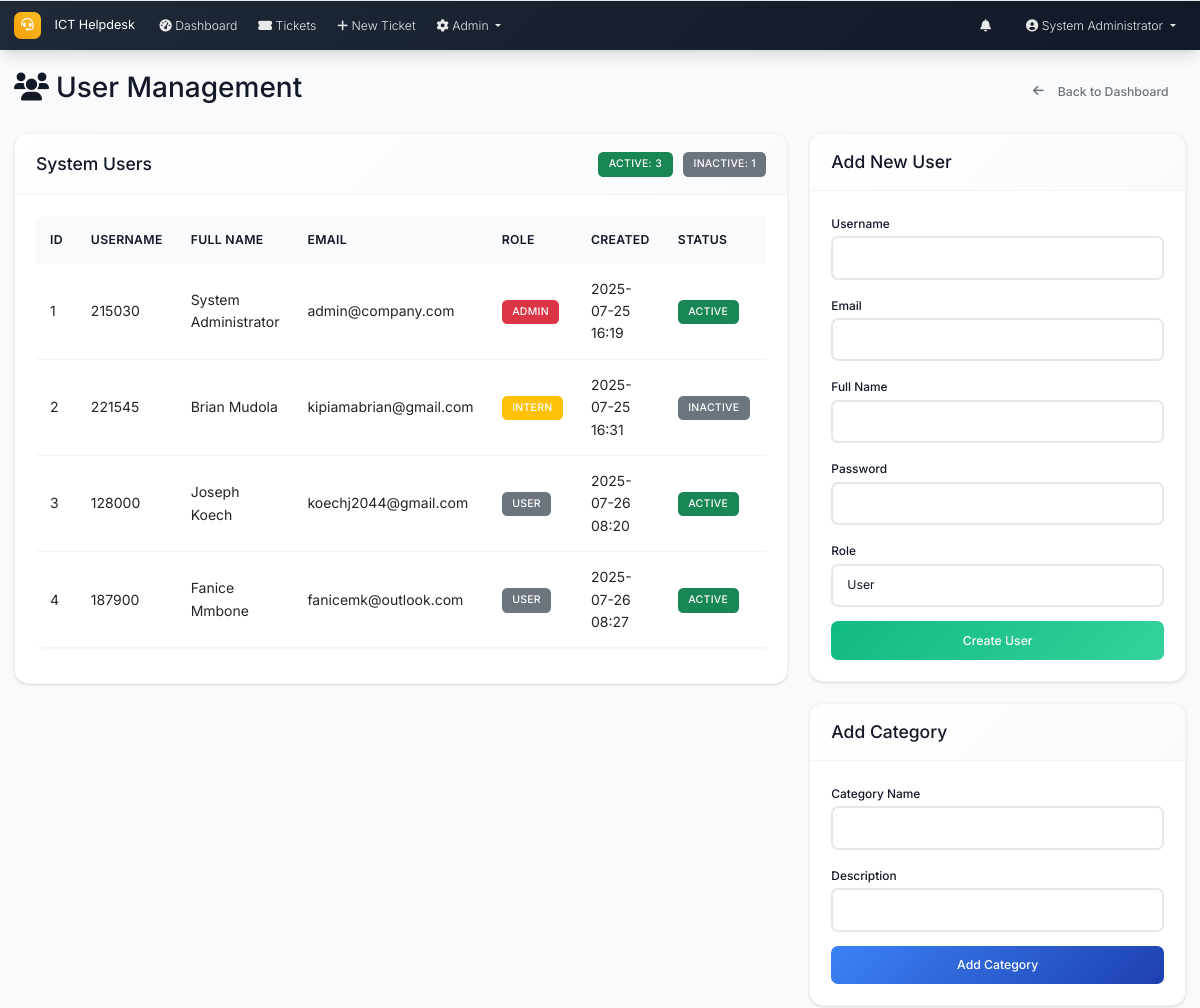
Before: /admin/users (signed in, upper part) with the older database file.
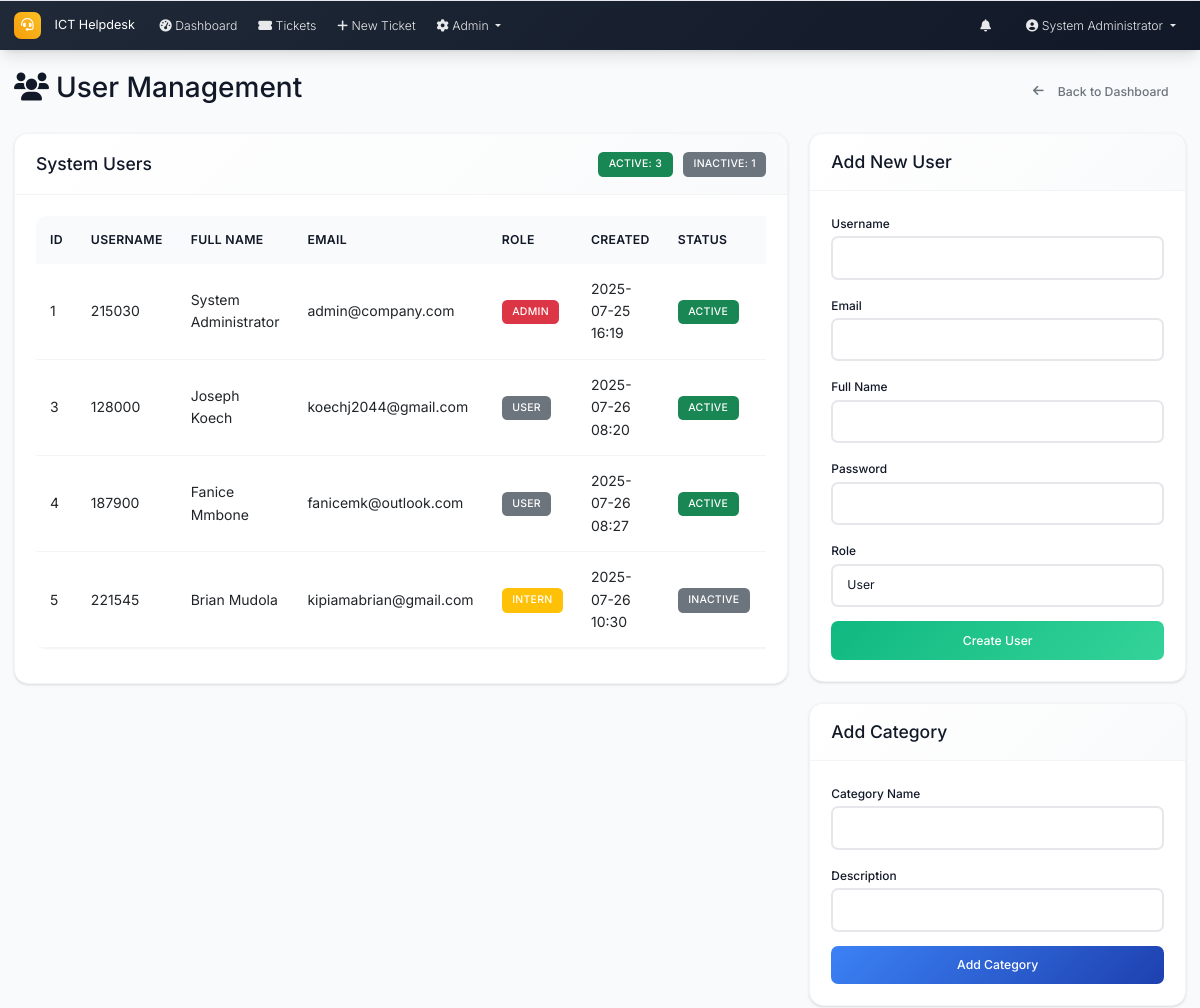
After: the same page with the newer database file.
### models.py (models this page shows, shortened)
class User(UserMixin, db.Model):
    id = db.Column(db.Integer, primary_key=True)
    username = db.Column(db.String(64), unique=True, nullable=False)
    email = db.Column(db.String(120), unique=True, nullable=False)
    password_hash = db.Column(db.String(256), nullable=False)
    full_name = db.Column(db.String(100), nullable=False)
    role = db.Column(db.String(20), nullable=False, default='user')  # admin, intern, user
    created_at = db.Column(db.DateTime, default=datetime.utcnow)
    is_active = db.Column(db.Boolean, default=True)
    is_verified = db.Column(db.Boolean, default=False)
    verification_token = db.Column(db.String(128), nullable=True)
    phone_number = db.Column(db.String(20), nullable=True)
    is_approved = db.Column(db.Boolean, default=False)
    approved_by_id = db.Column(db.Integer, db.ForeignKey('user.id'), nullable=True)
    approved_at = db.Column(db.DateTime, nullable=True)
    tickets_created = db.relationship('Ticket', foreign_keys='Ticket.created_by_id', backref='creator', lazy='dynamic')
    assigned_tickets = db.relationship('Ticket', secondary='ticket_assignees', back_populates='assignees', lazy='selectin')
    comments = db.relationship('Comment', backref='author', lazy='dynamic')

### routes.py (the view)
@app.route('/admin/users')
@login_required
def user_management():
    if current_user.role != 'admin':
        abort(403)
    users = User.query.all()
    form = UserManagementForm()
    admin_user_form = AdminUserForm()
    category_form = CategoryForm()
    status_form = UserStatusForm()
    categories = Category.query.all()
    return render_template('user_management.html', users=users, form=form,
                         admin_user_form=admin_user_form, category_form=category_form,
                         status_form=status_form, categories=categories)

### forms.py
class UserManagementForm(FlaskForm):
    user_id = IntegerField('User ID', validators=[DataRequired()])
    new_password = PasswordField('New Password', validators=[DataRequired(), Length(min=6)])
    confirm_password = PasswordField('Confirm Password', validators=[DataRequired(), EqualTo('new_password')])
    submit = SubmitField('Update Password')

class AdminUserForm(FlaskForm):
    username = StringField('Username', validators=[DataRequired(), Length(min=4, max=20)])
    email = StringField('Email', validators=[DataRequired(), Email()])
    full_name = StringField('Full Name', validators=[DataRequired(), Length(max=100)])
    password = PasswordField('Password', validators=[DataRequired(), Length(min=6)])
    role = SelectField('Role', choices=[('user', 'User'), ('intern', 'Intern'), ('admin', 'Admin')], default='user')
    submit = SubmitField('Create User')

### app.py (called while the page is built)
@login_manager.user_loader
def load_user(user_id):
    from models import User
    return User.query.get(int(user_id))

@app.context_processor
def inject_now():
    return {'now': datetime.utcnow}

### routes.py (called while the page is built)
@app.context_processor
def inject_datetime():
    return dict(datetime=datetime)

### templates/user_management.html (shortened to what the changed rows need)
{% extends "base.html" %}
{% block content %}
<div class="d-flex justify-content-between align-items-center mb-4">
    <h2><i class="fas fa-users me-2"></i>User Management</h2>
</div>
<div class="row">
    <div class="col-md-8">
        <div class="card">
            <div class="card-body">
                <div class="table-responsive">
                    <table class="table table-hover">
                        <thead>
                            <tr>
                                <th>ID</th>
                                <th>Username</th>
                                <th>Full Name</th>
                                <th>Email</th>
                                <th>Role</th>
                                <th>Created</th>
                                <th>Status</th>
                                <th>Actions</th>
                            </tr>
                        </thead>
                        <tbody>
                            {% for user in users %}
                            <tr>
                                <td>{{ user.id }}</td>
                                <td>{{ user.username }}</td>
                                <td>{{ user.full_name }}</td>
                                <td>{{ user.email }}</td>
                                <td>
                                    <span class="badge bg-{{ 'danger' if user.role == 'admin' else 'warning' if user.role == 'intern' else 'secondary' }}">
                                        {{ user.role.title() }}
                                    </span>
                                </td>
                                <td>{{ user.created_at|format_datetime }}</td>
                                <td>
                                    <span class="badge bg-{{ 'success' if user.is_active else 'secondary' }}">
                                        {{ 'Active' if user.is_active else 'Inactive' }}
                                    </span>
                                </td>
                                <td>
                                </td>
                            </tr>
                            {% endfor %}
                        </tbody>
                    </table>
                </div>
            </div>
        </div>
    </div>
</div>
{% endblock %}

### templates/base.html (shortened to what this page needs)
<!DOCTYPE html>
<html lang="en">
<head>
    <link href="https://cdn.jsdelivr.net/npm/bootstrap@5.3.0/dist/css/bootstrap.min.css" rel="stylesheet">
    <link href="https://cdnjs.cloudflare.com/ajax/libs/font-awesome/6.0.0/css/all.min.css" rel="stylesheet">
    <link href="{{ url_for('static', filename='css/custom.css') }}" rel="stylesheet">
</head>
<body>
    <nav class="navbar navbar-expand-lg navbar-dark footer-sky">
        <div class="container-fluid px-3">
            <a class="navbar-brand" href="{{ url_for('index') }}">
                <i class="fas fa-headset me-2"></i>ICT Helpdesk
            </a>
            <div class="collapse navbar-collapse" id="navbarNav">
                <ul class="navbar-nav me-auto mb-2 mb-lg-0">
                    {% if current_user.is_authenticated %}
                    <li class="nav-item">
                        <a class="nav-link" href="{{ url_for('dashboard') }}">
                            <i class="fas fa-tachometer-alt me-1"></i>Dashboard
                        </a>
                    </li>
                    <li class="nav-item">
                        <a class="nav-link" href="{{ url_for('tickets_list') }}">
                            <i class="fas fa-ticket-alt me-1"></i>Tickets
                        </a>
                    </li>
                    <li class="nav-item">
                        <a class="nav-link" href="{{ url_for('new_ticket') }}">
                            <i class="fas fa-plus me-1"></i>New Ticket
                        </a>
                    </li>
                    {% if current_user.role == 'admin' %}
                    <li class="nav-item dropdown">
                        <a class="nav-link dropdown-toggle" href="#" role="button" data-bs-toggle="dropdown" aria-expanded="false">
                            <i class="fas fa-cog me-1"></i>Admin
                        </a>
                    </li>
                    {% endif %}
                    {% endif %}
                </ul>
                <ul class="navbar-nav ms-auto mb-2 mb-lg-0">
                    {% if current_user.is_authenticated %}
                    <li class="nav-item dropdown me-3">
                        <a class="nav-link position-relative" href="#" id="notificationsDropdown" role="button"
                           data-bs-toggle="dropdown" aria-expanded="false">
                            <i class="fas fa-bell"></i>
                        </a>
                    </li>
                    <li class="nav-item dropdown">
                        <a class="nav-link dropdown-toggle" href="#" id="navbarDropdown" role="button" data-bs-toggle="dropdown" aria-expanded="false">
                            <i class="fas fa-user-circle me-1"></i>{{ current_user.full_name }}
                        </a>
                    </li>
                    {% endif %}
                </ul>
            </div>
        </div>
    </nav>
    <main class="container-fluid my-4 px-3">
        {% block content %}{% endblock %}
    </main>
</body>
</html>

Changed rows visible on the page:
removed User: id "2", username "221545", full_name "Brian Mudola", email "kipiamabrian@gmail.com", role "INTERN", created_at "2025-07-25 16:31", is_active "INACTIVE"
added User: id "5", username "221545", full_name "Brian Mudola", email "kipiamabrian@gmail.com", role "INTERN", created_at "2025-07-26 10:30", is_active "INACTIVE"
